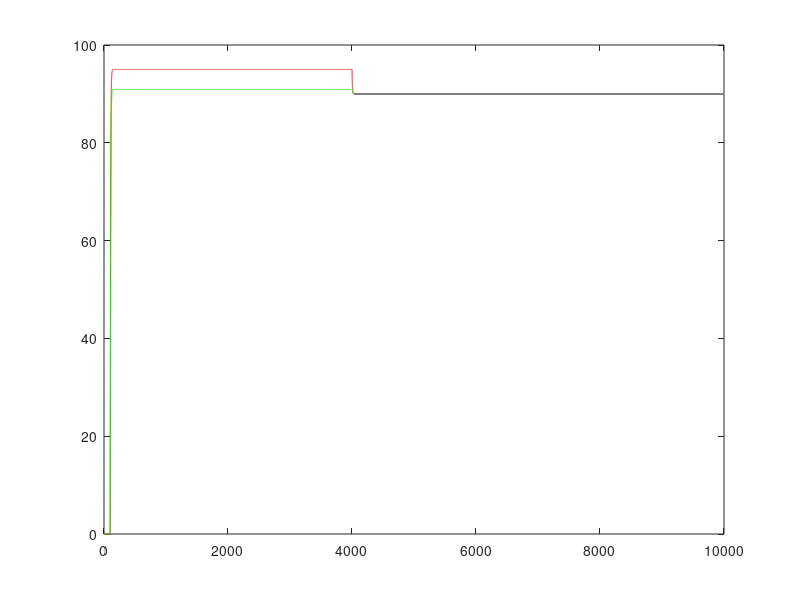

The MATLAB source for this figure:
function [time x]=saturacion
clear all; clc

S=30;
Nr=2;
A=100;
Tao1=5;
dt=0.1;
e=1;
tf=10000;
time=0:dt:tf;

c=round((tf/dt)+1);
u=zeros(1,c);
x=zeros(Nr,c);


for j=1:c

u(j)=40*(time(j)>99)*(time(j)<4001);

  
end


for i=1:c-1
       
     funcion1=( u(i)+e*x(2,i));   
    x(1,i+1)=(1-(dt/Tao1))*x(1,i)+(dt/Tao1)*(A*(funcion1.^2)./(S^2+funcion1.^2)).*(funcion1>=0);
    
     funcion2=(e*x(1,i));   
    x(2,i+1)=(1-(dt/Tao1))*x(2,i)+(dt/Tao1)*(A*(funcion2.^2)./(S^2+funcion2.^2)).*(funcion2>=0);
    
    
end

plot(time,x(1,:),'r-',time,x(2,:),'g-');
end